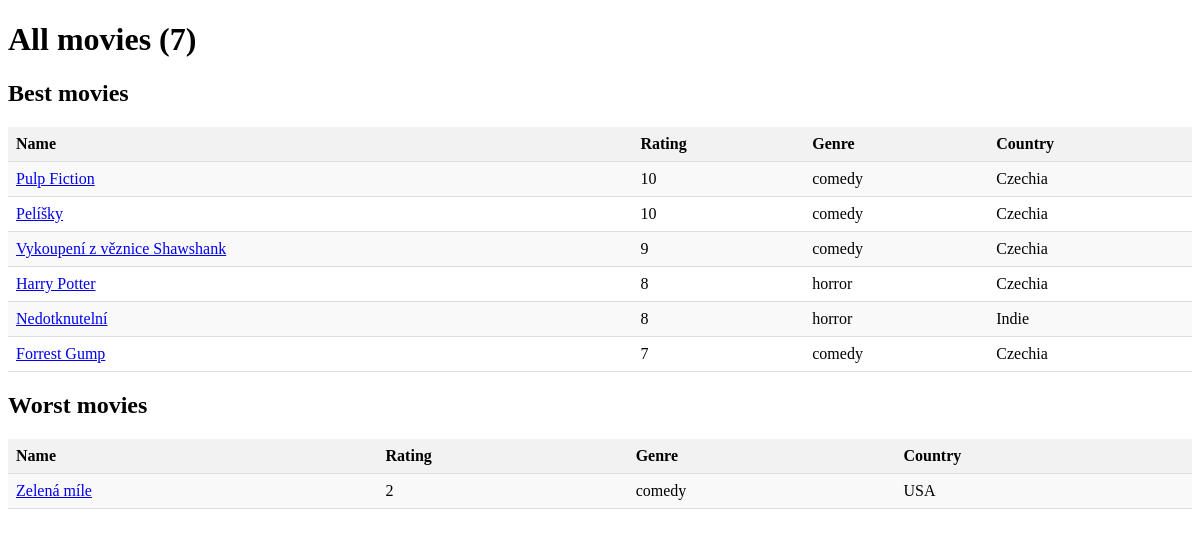
Page /movies/ on the committed database.
### hollymovies_app/models.py (models this page shows, shortened)
class Movie(models.Model):
    GENRE_HORROR = "hrh"
    GENRE_COMEDY = "cmd"
    GENRE_ACTION = "ac"
    GENRE_DRAMA = "dr"
    GENRE_CHOICES = (
        (GENRE_HORROR, "horror"),
        (GENRE_COMEDY, "comedy"),
        (GENRE_ACTION, "action"),
        (GENRE_DRAMA, "drama")
    )
    name = models.CharField(max_length=50)
    description = models.TextField(blank=True, default="")
    rating = models.IntegerField(validators=[MinValueValidator(0), MaxValueValidator(10)])
    release_date = models.DateField()
    genre = models.CharField(choices=GENRE_CHOICES, max_length=20, default=GENRE_COMEDY)
    country = models.ForeignKey(Country, on_delete=models.PROTECT, related_name="movies")
    actors = models.ManyToManyField(Actor, related_name="movies")
    image = models.ImageField(blank=True, null=True)

class Country(models.Model):
    name = models.CharField(max_length=200)
    class Meta:
        verbose_name_plural = "Countries"

### hollymovies_app/views.py (the view)
# urls.py: path("movies/", AllMoviesView.as_view(), name="all_movies"),
class AllMoviesView(View):
    http_method_names = ["get", ]
    def get(self, request, *args, **kwargs):
        context = {
            "best_movies": Movie.objects.filter(rating__gte=5).order_by("-rating"),
            "worst_movies": Movie.objects.filter(rating__lt=5).order_by("rating"),
            "movies_count": Movie.objects.all().count(),
        }
        return TemplateResponse(request, "movies.html", context=context)

### hollymovies_app/templates/movies.html (shortened to what this page needs)
<!DOCTYPE html>
<html lang="en">
<head>
</head>
<body>
<h1>All movies ({{ movies_count }})</h1>
<h2>Best movies</h2>
<table>
  <colgroup span="4"></colgroup>
  <tr>
    <th>Name</th>
    <th>Rating</th>
    <th>Genre</th>
    <th>Country</th>
  </tr>
  {% for movie in best_movies %}
  <tr>
    <td><a href="{% url "movie_detail" movie.id %}">{{ movie.name }}</a></td>
    <td>{{ movie.rating }}</td>
    <td>{{ movie.get_genre_display }}</td>
    <td>{{ movie.country.name }}</td>
  </tr>
  {% endfor %}
</table>
<h2>Worst movies</h2>
<table>
  <colgroup span="4"></colgroup>
  <tr>
    <th>Name</th>
    <th>Rating</th>
    <th>Genre</th>
    <th>Country</th>
  </tr>
  {% for movie in worst_movies %}
  <tr>
    <td><a href="{% url "movie_detail" movie.id %}">{{ movie.name }}</a></td>
    <td>{{ movie.rating }}</td>
    <td>{{ movie.get_genre_display }}</td>
    <td>{{ movie.country.name }}</td>
  </tr>
  {% endfor %}
</table>
</body>
</html>

### hollymovies_app/templates/movies.html (style rules this page uses)
table { border-collapse: collapse; width: 100%; }
th, td { padding: 8px; text-align: left; border-bottom: 1px solid #ddd; }
th { background-color: #f2f2f2; }
tr:nth-child(even) { background-color: #f9f9f9; }

### rows in the picture
Movie: name "Pulp Fiction", rating "10", genre "comedy", country.name "Czechia"
Movie: name "Pelíšky", rating "10", genre "comedy", country.name "Czechia"
Movie: name "Vykoupení z věznice Shawshank", rating "9", genre "comedy", country.name "Czechia"
Movie: name "Harry Potter", rating "8", genre "horror", country.name "Czechia"
Movie: name "Nedotknutelní", rating "8", genre "horror", country.name "Indie"
Movie: name "Forrest Gump", rating "7", genre "comedy", country.name "Czechia"
Movie: name "Zelená míle", rating "2", genre "comedy", country.name "USA"

### other values in the picture
{{ movies_count }} "7"
